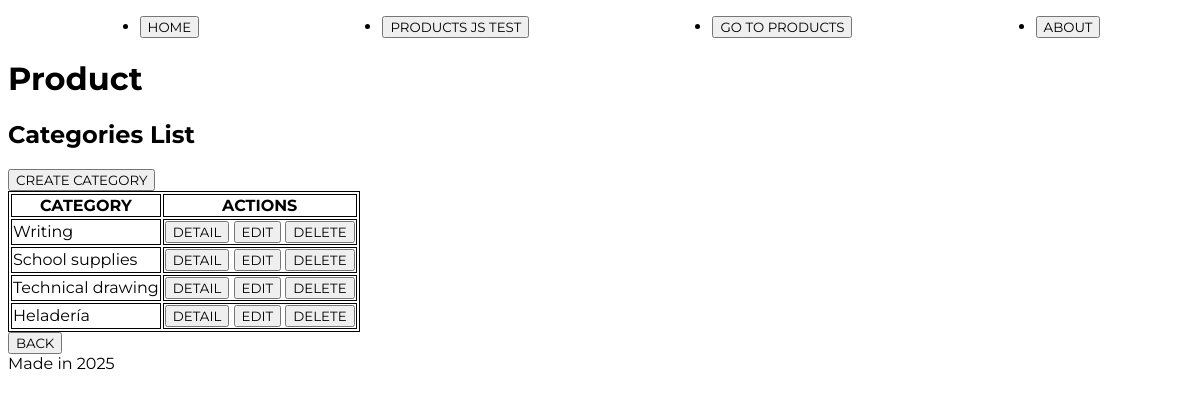
The page /product/category/list on the database as committed earlier.
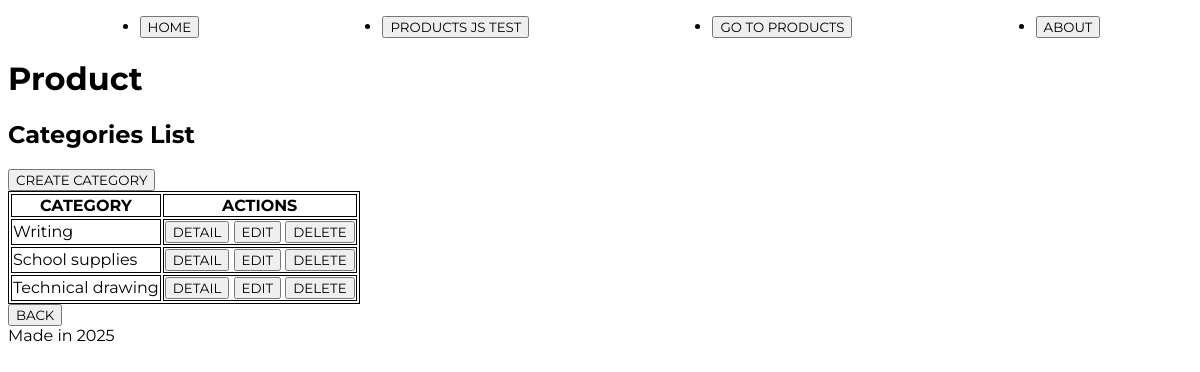
The same page on the database as committed later.
### product/models.py (models this page shows, shortened)
class Category(models.Model):
    name = models.CharField(max_length=255, unique=True)
    description = models.TextField(blank=True, null=True, verbose_name='Description')
    def __str__(self):
        return self.name
    class Meta:
        verbose_name = 'Product categories'

### product/views.py (the view)
# urls.py: path('category/list', views.category_list, name='category_list'),
def category_list(request: HttpRequest) -> HttpResponse: #anotación de tipo (HttpRequest) que devuelve una respuesta
    queryset = models.Category.objects.all()
    context2 = context.copy()
    context2.update({"object_list":queryset})
    return render(request, 'product/Category_crud/category_list.html', context2)

### product/templates/product/Category_crud/category_list.html
{% extends 'core/base.html' %}
{% block content %}
<h1>Product</h1>
<h2>Categories List</h2>
<a href="{% url 'product:category_create' %}"><button>CREATE CATEGORY</button></a>
<table class="tablaPrueba">
    <thead>
        <tr>
            <th>CATEGORY</th>
            <th>ACTIONS</th>
        </tr>
    </thead>
    <tbody>
        {% for category in object_list %}
        <tr>
            <td> {{ category }}</td>
            <td>
                <a href="{% url 'product:category_detail' category.id %}"><button>DETAIL</button></a>
                <a href="{% url 'product:category_update' category.id %}"><button>EDIT</button></a>
                <a href="{% url 'product:category_delete' category.id %}"><button>DELETE</button></a>
            </td>
        </tr>
        {% empty %}
        <tr>
            <td>No data available</td>
        </tr>
        {% endfor %}
    </tbody>
</table>
<a href="{% url 'product:index' %}"><button>BACK</button></a>
{% endblock content %}

### core/templates/core/base.html (shortened to what this page needs)
<!DOCTYPE html>
<html lang="en">
<head>
    {% load static %}
    <link rel="stylesheet" href="{% static 'core/css/styles.css' %}">
</head>
<body>
    <header>
        <ul>
            <li><a href="{% url 'core:index' %}"><button>HOME</button></a></li>
            <li><a href="{% url 'core:products' %}"><button>PRODUCTS JS TEST</button></a></li>
            <li><a href="{% url 'product:index' %}"><button>GO TO PRODUCTS</button></a></li>
            <li><a href="{% url 'core:about' %}"><button>ABOUT</button></a></li>
        </ul>
    </header>
    <main>
        {% block content %}{% endblock content %}
    </main>
    <footer>Made in {{ year }}</footer>
</body>
</html>

### core/static/core/css/styles.css (style rules this page uses)
* { font-family: 'Montserrat', sans-serif; }
.tablaPrueba,thead,th,tbody,tr,td { border: 1px solid; }

Rows that differ between the two databases and show on the page:
removed Category: name "Heladería"
